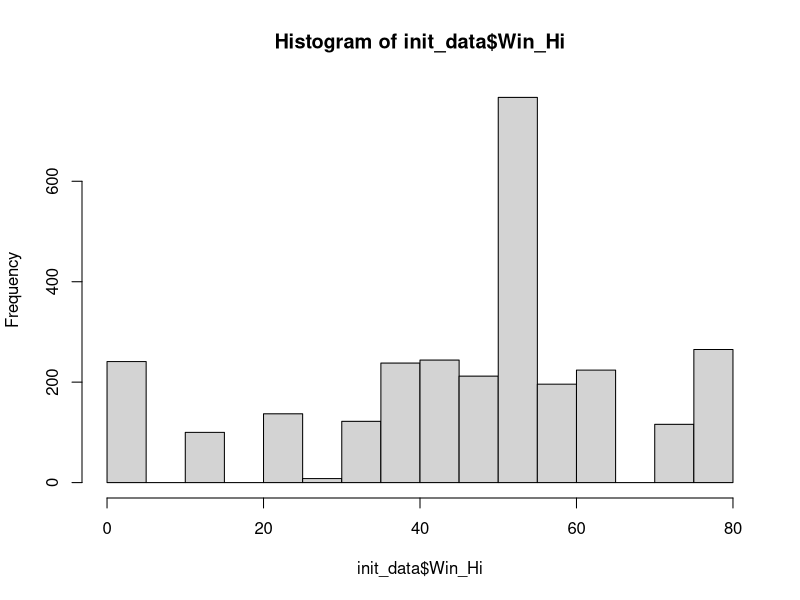
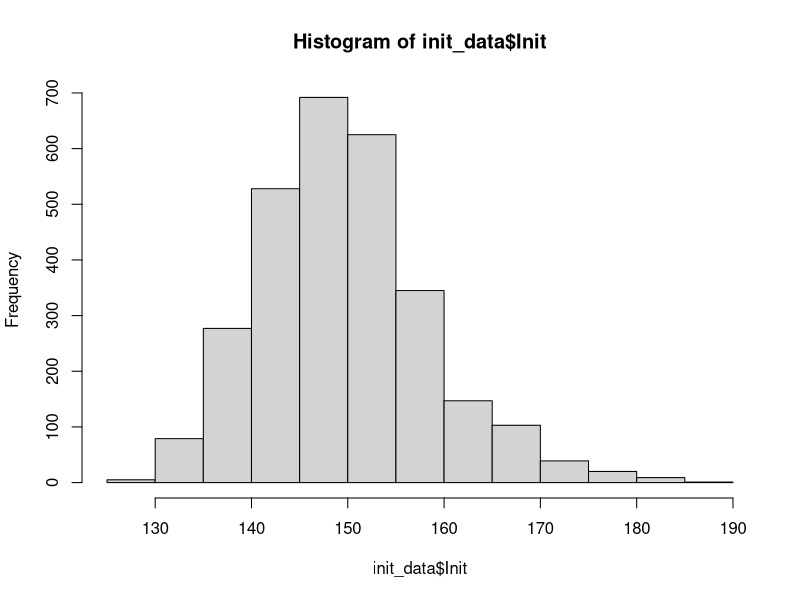
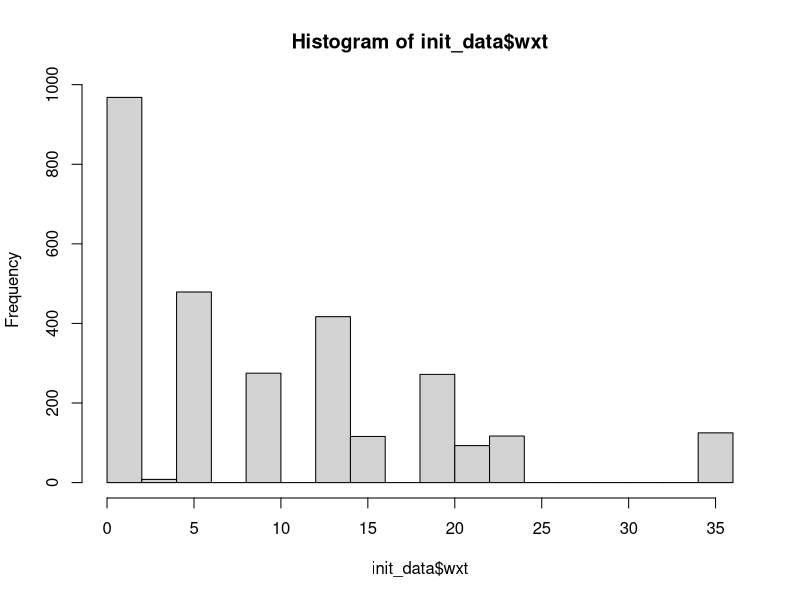
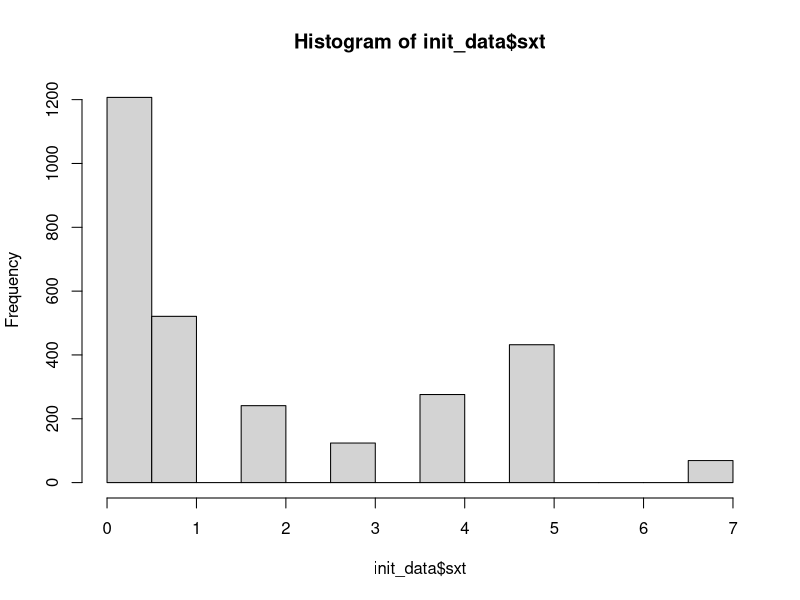
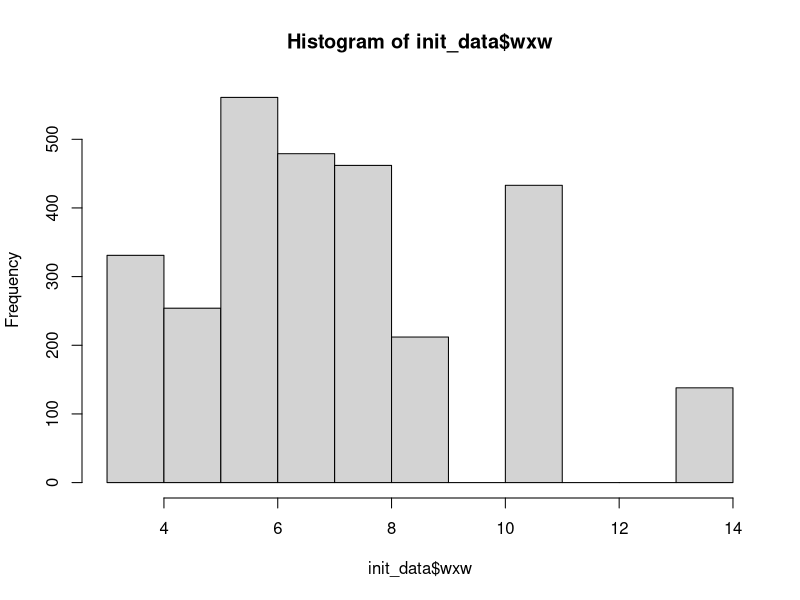
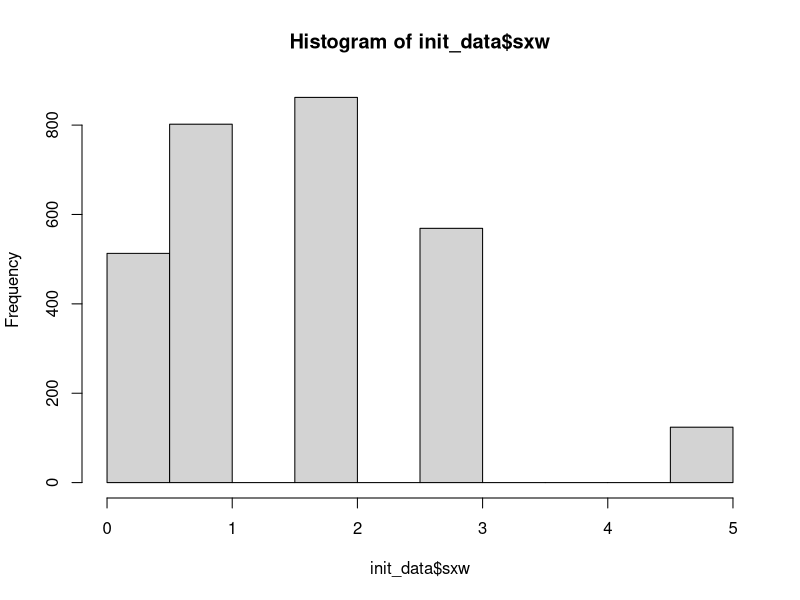

Reproduce these figures in R, in order. (Note: this script raises an error after producing the figures.)
### Fitting mixed effect models

###Load Packages
library(lme4) #used for modeling mixed effects models
library(data.table) #for easy data manipulation and visuals
library(corrplot) #to create correlation plot

init_data <- read.csv("nest_initiation/data/initiation_wx.csv", header = TRUE)
head(init_data)

###Make sure data was loaded properly
str(init_data)
summary(init_data)

###Square the sea ice variables. (Quadratic term and effect). This is adding another column.
#init_data$Win_Hi2<-init_data$Win_Hi^2
## I realized in glms or lms we can square the linear term in the model.

###make sure site and year are factor variables
is.factor(init_data$Site)
init_data$Site <- as.factor(init_data$Site)
is.factor(init_data$Site)

is.factor(init_data$Year)
init_data$Year <- as.factor(init_data$Year)
is.factor(init_data$Year)

###check data again
head(init_data)
str(init_data)

###Visualize data and distributions
hist(init_data$Win_Hi)
hist(init_data$Init)
hist(init_data$wxt)
hist(init_data$sxt)
hist(init_data$wxw)
hist(init_data$sxw)
barplot(init_data$Site)



###Check for collinearity
pairs(init_data[6:11])
r <- cor(init_data[6:11])
r_plot <- corrplot(r, method = "number", type = "upper")
r_plot



###Do some summary statistics, data statistics. What the ranges are. distributions, by histogram or boxplots
###pairwise scattergrams
###rigoursu way is by one model set ata  time.

# Make sure to check for non-linearity
# ouliers and levarage points
# independence of residuals
# constant variance
# normality


###Fit mixed effect models
fit_1 <- lm(Init ~ 1, data = init_data)
summary(fit_1)

fit_2 <- lmer(Init ~ Win_Hi + Site + (1|Year), data = init_data, REML = TRUE)
summary(fit_2)

fit_3 <- lmer(Init ~ Win_Hi + I(Win_Hi^2) + Site + (1|Year), data = init_data, REML = TRUE)
summary(fit_3)

fit_4 <- lmer(Init ~ sxw + Site + (1|Year), data = init_data, REML = TRUE)
summary(fit_4)

fit_5 <- lmer(Init ~ sxt + Site + (1|Year), data = init_data, REML = TRUE)
summary(fit_5)

fit_6 <- lmer(Init ~ Win_Hi + Site + Win_Hi*Site + (1|Year), data = init_data, REML = TRUE)
summary(fit_6)

fit_7 <- lmer(Init ~ Win_Hi + I(Win_Hi^2) + Site + I(Win_Hi^2)*Site + (1|Year), data = init_data, REML = TRUE)
summary(fit_7)

fit_8 <- lmer(Init ~ sxw + sxt + Site + (1|Year), data = init_data, REML = TRUE)
summary(fit_8)

fit_9 <- lmer(Init ~ Win_Hi + I(Win_Hi^2) + sxw + sxt + Site + (1|Year), data = init_data, REML = TRUE)
summary(fit_9)



######
# 1. Check if the residuals are independent. Test for non-linearity. check for non-constant variance
plot(fit_2)
residuals(fit_2)
plot(residuals(fit_2))

fit2_resid <- residuals(fit_2) #assign residuals
#plot vs predictor
plot(fit2_resid ~ Win_Hi, data = init_data)
#different one
plot(residuals(fit_2) ~ fitted(fit_2))  #this seems to match with plot(fit_2), so is this the right one?

#normality
qqnorm(rstudent(fit_2))
shapiro.test(residuals(fit_2))


###Comapre models using Likelihood Ratio Test and AIC
anova(fit_1,fit_2,fit_3,fit_4,fit_5,fit_6,fit_7,fit_8,fit_9)
AIC(fit_1,fit_2,fit_3,fit_4,fit_5,fit_6,fit_7,fit_8,fit_9)
#fit_6 had the lowest AIC

